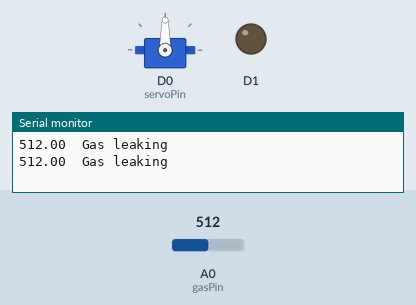
Bench run of a sketch on a simulated ESP8266 (NodeMCU). On the bench: servo, output pins drawn as LEDs (lit = HIGH), the last lines printed to the serial monitor. Dashed ring = blinking. The inputs (shaded band) are chosen by the test bench; at power-on: A0 (gasPin) = 512.

Above: at 4.6 s.
4.7 s: A0 (gasPin) set to 240
At 5.17 s:
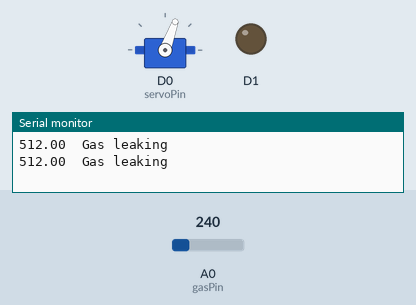
At 8.4 s:
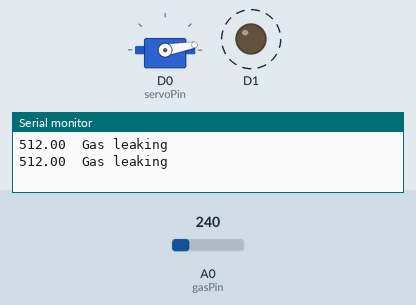
13.6 s: A0 (gasPin) set to 260
At 14.82 s:
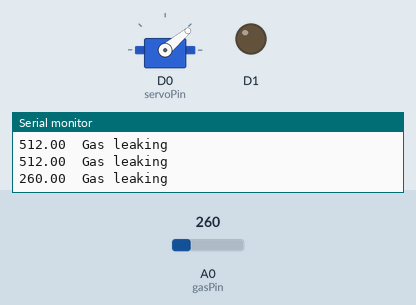
Timing chart, 0 to 37.9 s (numbered marks = the images above; inputs shaded):
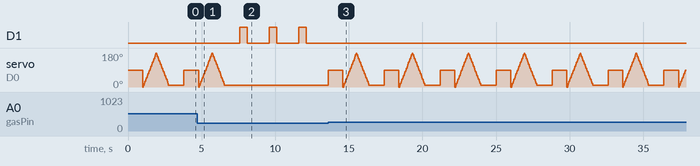

The sketch:

gas_leakage_avoidance.ino
```cpp
/*
www.geekstips.com
MQ4 Gas Sensor - Arduino tutorial
*/
#include<Servo.h>
int servoPin= D0;
Servo servo;
int servoAngle=0;
const int gasPin = A0; //GAS sensor output pin to Arduino analog A0 pin

void setup(){
  Serial.begin(9600); //Initialize serial port - 9600 bps
  servo.attach(servoPin);
  pinMode(D1,HIGH);
}

void loop(){
float  reading = analogRead(gasPin);

  if(reading>170 && reading<250)
  {
   digitalWrite(D1,HIGH);
   delay(500);
   digitalWrite(D1,LOW);
   delay(500);
  }


  else if(reading>250)
 {
    Serial.print(reading);
    Serial.print("\t");
    Serial.println("Gas leaking");
    servo.write(90);
    delay(1000);
    for(servoAngle=0;servoAngle<180;servoAngle=servoAngle+10)
    {
      servo.write(servoAngle);
      delay(50);
    }
    for(servoAngle=180;servoAngle>0;servoAngle=servoAngle-10)
    {
    servo.write(servoAngle);
    delay(50);
    }

 }

  delay(1000); // Print value every 1 sec.

}
```

Measured:
- after the input at 4.7 s, D1: alternates HIGH for 0.50 s and LOW for 1.5 s, starting after 2.9 s; servo on D0 (servoPin): goes on until 6.6 s, then stays 10°
